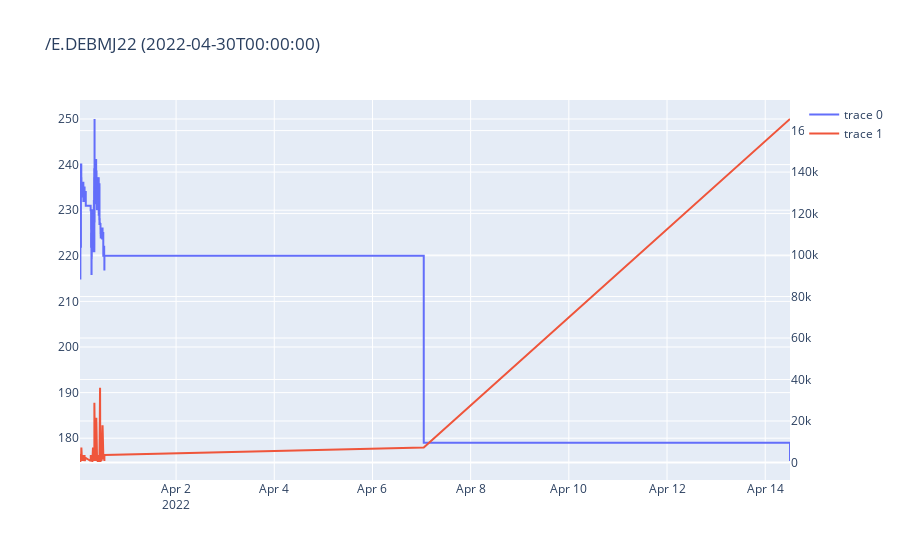

Write notebook code for a chart like this one.
### Code cell
dates, prices, volumes = zip(*price_tab.view("select tradedatetime, price, volume from _ order by tradedatetime"))
layout = {"yaxis2": {"side": "right", "overlaying": "y1"}, "title": f"{price_symbol} ({expiration_dt.isoformat()})"}
fig = go.Figure(data=[
    {"x": dates, "y": prices, "line": {"shape": "hv"}}, 
    {"x": dates, "y": volumes, "yaxis": "y2"}
], layout=layout)
fig.show()

### Figure 1 — Plotly figure (JSON) as saved in the notebook; plotly's stock layout.template omitted (floating-point values rounded to 4 significant figures; data arrays with more than 128 entries replaced by an {"elided": "..."} marker saying what was removed)
{"data": [{"line": {"shape": "hv"}, "type": "scatter", "x": {"elided": "391 str values"}, "y": {"elided": "391 float values"}}, {"type": "scatter", "x": {"elided": "391 str values"}, "y": {"elided": "391 int values"}, "yaxis": "y2"}], "layout": {"title": {"text": "/E.DEBMJ22 (2022-04-30T00:00:00)"}, "yaxis2": {"overlaying": "y", "side": "right"}}}
